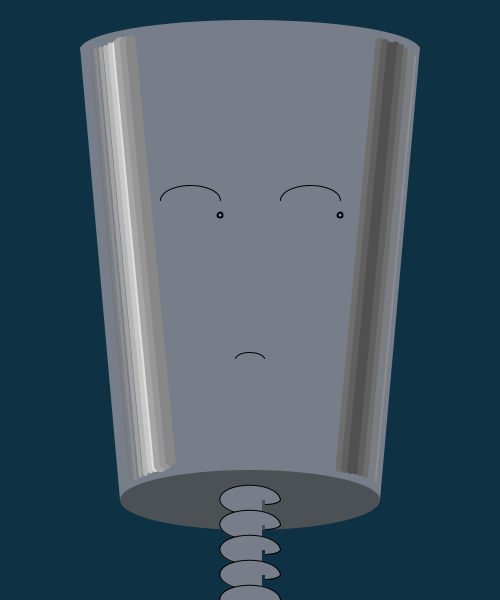
Frame 1 (no input)
Frame 60 (the mouse pressed at the canvas centre just before this capture): identical to frame 1, image omitted
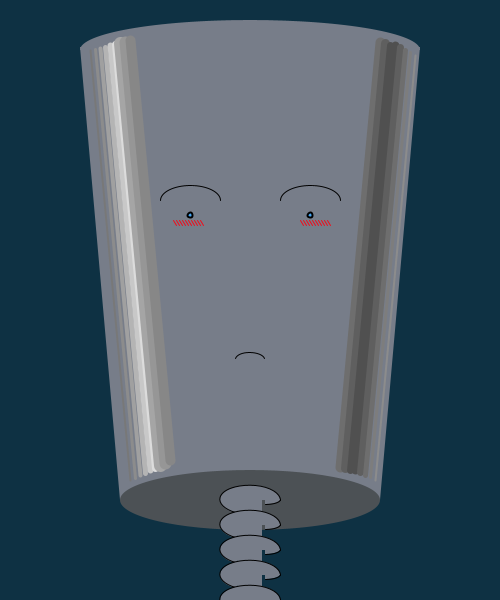
Frame 120 (the mouse held since frame 60 and released just before this capture)

The Processing sketch that drew these frames (run headless with seeded random() and noise(); from frame 60 on, the mouse is pressed at the canvas centre):

// Processing sketch: processing_35736
// ── processing_35736.pde

     void setup(){
size(500,600);
}

void draw(){
  
  background(14,49,67);

int w = width/2;
int h = height/2;

int x=0;
int y=0;

noStroke();
smooth();






fill(119,125,137);
arc(w,h-250,340,60,radians(180),radians(360));    //top curve
beginShape();                                    //head shape
vertex((w-170),(h-253));
vertex((w+170),(h-253));
vertex((w+130),(h+200));
vertex((w-130),(h+200));
endShape();

fill(119,125,137);
arc(w,h-250,60,30,radians(180),radians(360));

fill(76,81,85);
ellipse(w,h+200,260,60);

fill(119,125,137);
stroke(0,0,0);
arc (w-60,h-100,60,30,PI,TWO_PI);  //left eye
arc (w+60,h-100,60,30,PI,TWO_PI);  //right eye

stroke(0,0,0);
arc(w,h+60,30,15,radians(190),radians(350));

//make neck
noStroke();
quad(w-12,h+199,w+12,h+199,w+12,height,w-12,height);
stroke(0,0,0);


for (int n=0;n<height;n+=25){
fill(119,125,137);
arc(w,h+200+n,60,30,radians(120),radians(360));
}

for (int n=0;n<height;n+=25){
fill(119,125,137);
arc(w+15,h+199+n,30,10,radians(0),radians(90));
}
//end neck


//gradation left
for(int s=0; s<30; s+=5){
  strokeWeight(2+s/5);
  stroke(120+4*s);
  line((w-120+(s)),h+180-s/2,(w-160+s),h-250-s/4);
}
for(int s=30; s<45; s+=5){
  strokeWeight(20-s/4);
  stroke(255-3*s);
  line((w-120+(s)),h+180-s/2,(w-160+s),h-250-s/4);
}

//gradation right
for(int s=30; s<45; s+=5){
  strokeWeight(20-s/3);
  stroke(200-3*s);
  line((w+100+s),h-265+s/4,(w+60+(s)),h+160+s/4);
}
for(int s=0; s<25; s+=5){
  strokeWeight(8-s/3);
  stroke(80+3*s);
  line((w+145+s),h-255+s/2,(w+105+s),h+170+s/2);
}

//BEGIN EYE TRACKING

if(mouseX<(w-90)){
x=w-30;
y=h-85;
}
if(mouseX>=w-60 && mouseX<=w+60){
x=w-60;
y=h-85;
}
if(mouseX>=w+90){
x=w-80;
y=h-85;
}
if (mouseX>=w-90 && mouseX<w-60){
x=w+(w-mouseX-120);
y=h-85;
}
if (mouseX>=w+60 && mouseX<w+90){
x=w+(w-mouseX);
y=h-85;
}

// END EYE TRACKING

fill(67,168,247);
strokeWeight(2);
stroke(0);
ellipse (x,y,5,5); //left pupil
ellipse (x+120,y,5,5); //right pupil

// CONSTRUCT BLUSH LINES

for(int i=0;i<10;i+=1){   
  int lxi = (w-50-3*i);
  int lxf = (w-47-3*i);
  int lyi = h-80;
  int lyf = h-75;
  
  int rxi = (w+77-3*i);
  int rxf = (w+80-3*i);
  int ryi = h-80;
  int ryf = h-75;
// END CONSTRUCTION, START COLOR wrt MOUSE PROXIMITY  
 int r=119;
 int g=125;
 int b=137;

// blush conditional on mousepress
if(mousePressed){ 
 if((abs(w-mouseX)) <= 50){
   r=240;
   g=12;
   b=27;
 }
 if((abs(w-mouseX)) >50 && abs(w-mouseX)<=100){
   r=198;
   g=52;
   b=91;
 }
 if((abs(w-mouseX)) >100 && abs(w-mouseX)<=170){
   r=144;
   g=82;
   b=98;
 }
 if((abs(w-mouseX)) >170 && abs(w-mouseX)<=200){
   r=124;
   g=89;
   b=98;  
 }
 if((abs(w-mouseX)) >200){
 r=119;
 g=125;
 b=137;  
 }
 
}else{
 r=119;
 g=125;
 b=137;}
  

  stroke(r,g,b);
  strokeWeight(1);
  line(lxi,lyi,lxf,lyf);  //left blush line
  line(rxi,ryi,rxf,ryf);  // right blush line
} 

// END BLUSH LINE COLORATION/CONSTRUCTION

}
                                                
